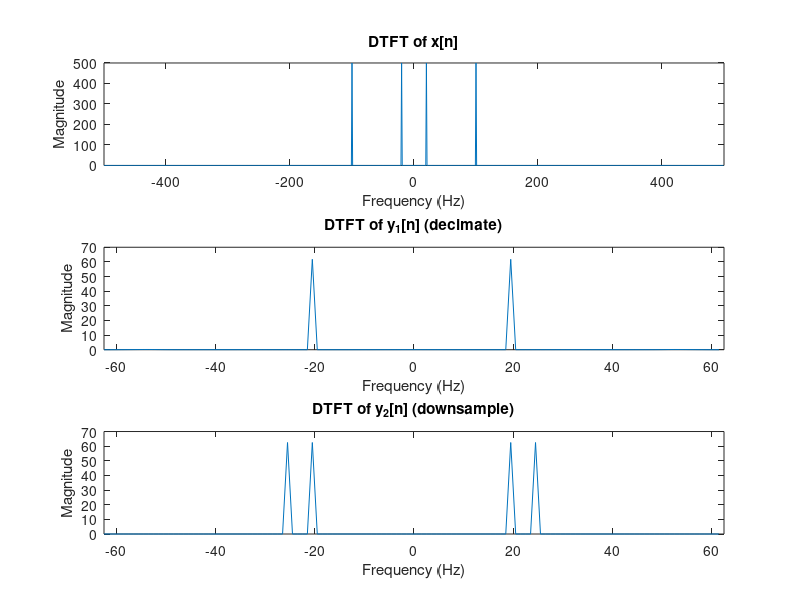

Write the MATLAB code that produced this figure.
% Parameters
fs = 1000;              % Sampling frequency (Hz)
f1 = 20;                % Frequency of first sine wave (Hz)
f2 = 100;               % Frequency of second sine wave (Hz)
t = 0:1/fs:1-(1/fs);    % Time vector for 1 second
x = sin(2*pi*f1*t) + sin(2*pi*f2*t); % Mixed signal x[n]

% Downsampling
y1 = decimate(x, 8);    % Downsample with low-pass filtering
y2 = downsample(x, 8);  % Downsample without filtering

% Frequency axis for plotting
N = length(x);
f = (-N/2:N/2-1)*(fs/N); % Frequency axis for x[n]
N_down = length(y1);
f_down = (-N_down/2:N_down/2-1)*(fs/8/N_down); % Frequency axis for y[n]

% Compute DTFTs
X = fftshift(abs(fft(x))); % DTFT of x[n]
Y1 = fftshift(abs(fft(y1))); % DTFT of y1[n]
Y2 = fftshift(abs(fft(y2))); % DTFT of y2[n]

% Plot DTFTs
figure;

% DTFT of x[n]
subplot(3, 1, 1);
plot(f, X);
title('DTFT of x[n]');
xlabel('Frequency (Hz)');
ylabel('Magnitude');
xlim([-fs/2, fs/2]);

% DTFT of y1[n]
subplot(3, 1, 2);
plot(f_down, Y1);
title('DTFT of y_1[n] (decimate)');
xlabel('Frequency (Hz)');
ylabel('Magnitude');
xlim([-fs/16, fs/16]);

% DTFT of y2[n]
subplot(3, 1, 3);
plot(f_down, Y2);
title('DTFT of y_2[n] (downsample)');
xlabel('Frequency (Hz)');
ylabel('Magnitude');
xlim([-fs/16, fs/16]);
